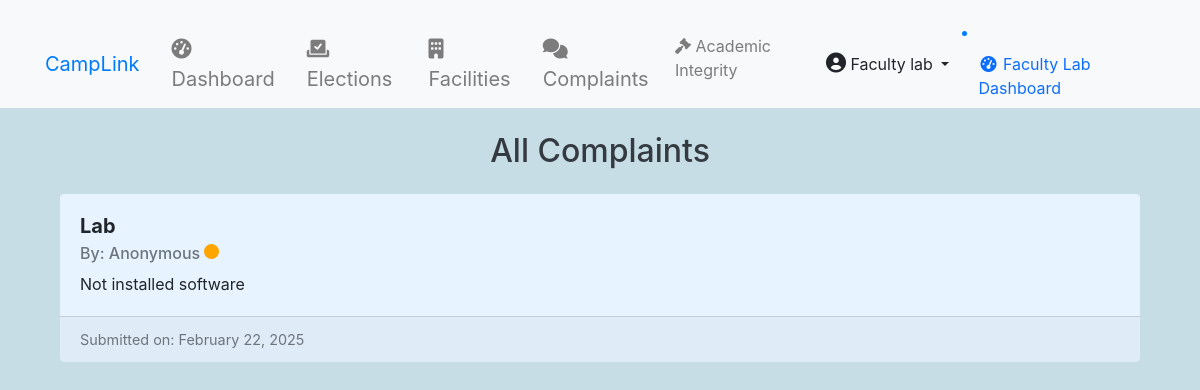
/complaints/ (signed in), run on the app's committed database.
### accounts/models.py (models this page shows, shortened)
class User(AbstractUser):
    ROLE_CHOICES = (
        ('student', 'Student'),
        ('faculty', 'Faculty'),
        ('admin', 'Admin'),
    )
    DEPARTMENT_CHOICES = (
        ('CSE', 'Computer Science'),
        ('ECE', 'Electronics'),
        ('ME', 'Mechanical'),
        ('CE', 'Civil'),
    )
    DIVISION_CHOICES = (
        ('A', 'Division A'),
        ('B', 'Division B'),
        ('C', 'Division C'),
    )
    CLASS_YEAR_CHOICES = (
        ('1', 'First Year'),
        ('2', 'Second Year'),
        ('3', 'Third Year'),
        ('4', 'Fourth Year'),
    )
    role = models.CharField(max_length=20, choices=ROLE_CHOICES)
    department = models.CharField(max_length=50, choices=DEPARTMENT_CHOICES)
    division = models.CharField(max_length=1, choices=DIVISION_CHOICES, blank=True, null=True)
    class_year = models.CharField(max_length=1, choices=CLASS_YEAR_CHOICES, blank=True, null=True)
    profile_picture = models.ImageField(upload_to='profile_pics/', blank=True, null=True)
    student_id = models.CharField(max_length=20, blank=True, null=True)
    phone = models.CharField(max_length=15)
    bio = models.TextField(max_length=500, blank=True)
    date_of_birth = models.DateField(null=True, blank=True)
    address = models.TextField(blank=True)
    linkedin_profile = models.URLField(max_length=200, blank=True)
    github_profile = models.URLField(max_length=200, blank=True)
    emergency_contact = models.CharField(max_length=15, blank=True)
    prn = models.CharField(max_length=20, unique=True, null=True, blank=True)
    groups = models.ManyToManyField(
        'auth.Group',
        related_name='custom_user_set',
        blank=True,
        help_text='The groups this user belongs to.',
        verbose_name='groups',
    )
    user_permissions = models.ManyToManyField(
        'auth.Permission',
        related_name='custom_user_set',
        blank=True,
        help_text='Specific permissions for this user.',
        verbose_name='user permissions',
    )
    health_requests = models.TextField(blank=True)  # Field to store health requests
    leave_requests = models.TextField(blank=True)    # Field to store leave requests
    def get_full_name(self):
        return f"{self.first_name} {self.last_name}".strip()

### complaints/models.py (models this page shows, shortened)
class Complaint(models.Model):
    CATEGORY_CHOICES = [
        ('lab', 'Laboratory'),
        ('sports', 'Sports'),
        ('other', 'Other'),
    ]
    STATUS_CHOICES = [
        ('pending', 'Pending'),
        ('in_progress', 'In Progress'),
        ('resolved', 'Resolved'),
    ]
    user = models.ForeignKey(
        get_user_model(),
        on_delete=models.CASCADE,
        null=True,
        blank=True
    )
    title = models.CharField(max_length=200)
    description = models.TextField()
    category = models.CharField(
        max_length=20,
        choices=CATEGORY_CHOICES,
        default='lab'
    )
    status = models.CharField(
        max_length=20,
        choices=STATUS_CHOICES,
        default='pending'
    )
    created_at = models.DateTimeField(auto_now_add=True)
    updated_at = models.DateTimeField(auto_now=True)
    is_anonymous = models.BooleanField(default=False)
    def get_user_display(self):
        return "Anonymous" if self.is_anonymous else self.user.get_full_name()
    class Meta:
        ordering = ['-created_at']

### complaints/views.py (the view)
# urls.py: path('', views.complaint_list, name='list'),
@login_required
def complaint_list(request):
    complaints = Complaint.objects.all().order_by('-created_at')
    return render(request, 'complaints/complaint_list.html', {'complaints': complaints})

### complaints/templates/complaints/complaint_list.html (shortened to what this page needs)
{% extends 'base.html' %}
{% block content %}
<div class="container mt-4">
    <h2 class="text-center mb-4">All Complaints</h2>
    <div class="row">
        {% for complaint in complaints %}
        <div class="col-12 mb-3">
            <div class="card" style="background-color: {% if complaint.status == 'pending' %} #e7f3fe {% elif complaint.status == 'in_progress' %} #fce4ec {% elif complaint.status == 'resolved' %} #e8f5e9 {% else %} #ffffff {% endif %}; border: none;">
                <div class="card-body">
                    <h5 class="card-title" style="font-weight: bold;">{{ complaint.title }}</h5>
                    <h6 class="card-subtitle mb-2 text-muted">
                        By: {{ complaint.get_user_display }}
                        <span class="badge" style="background-color: {% if complaint.status == 'pending' %} orange {% elif complaint.status == 'in_progress' %} blue {% elif complaint.status == 'resolved' %} green {% endif %}; border-radius: 50%; width: 15px; height: 15px; display: inline-block;"></span>
                    </h6>
                    <p class="card-text">{{ complaint.description }}</p>
                </div>
                <div class="card-footer text-muted" style="font-size: 0.9em;">
                    Submitted on: {{ complaint.created_at|date:"F d, Y" }}
                </div>
            </div>
        </div>
        {% empty %}
        <div class="col-12">
            <p class="text-center">No complaints found.</p>
        </div>
        {% endfor %}
    </div>
</div>
{% endblock %}

### templates/base.html (shortened to what this page needs)
{% load static %}
<!DOCTYPE html>
<html lang="en">
<head>
    <link href="https://cdn.jsdelivr.net/npm/bootstrap@5.1.3/dist/css/bootstrap.min.css" rel="stylesheet">
    <link href="https://stackpath.bootstrapcdn.com/bootstrap/4.5.2/css/bootstrap.min.css" rel="stylesheet">
    <link rel="stylesheet" href="{% static 'css/styles.css' %}">
    <link rel="stylesheet" href="https://cdnjs.cloudflare.com/ajax/libs/font-awesome/6.0.0-beta3/css/all.min.css">
    <link rel="stylesheet" href="https://cdnjs.cloudflare.com/ajax/libs/sweetalert/1.1.3/sweetalert.min.css">
</head>
<body>
    <nav class="navbar navbar-expand-lg navbar-light bg-light py-0">
        <div class="container">
            <a class="navbar-brand text-primary" href="{% url 'accounts:dashboard' %}">CampLink</a>
            <div class="collapse navbar-collapse" id="navbarNav">
                {% if user.is_authenticated %}
                    <ul class="navbar-nav mx-auto">
                        <li class="nav-item mx-2">
                            <a class="nav-link fs-5" href="{% url 'accounts:dashboard' %}">
                                <i class="fas fa-tachometer-alt"></i> Dashboard
                            </a>
                        </li>
                        <li class="nav-item mx-2">
                            <a class="nav-link fs-5" href="{% url 'elections:election_list' %}">
                                <i class="fas fa-vote-yea"></i> Elections
                            </a>
                        </li>
                        <li class="nav-item mx-2">
                            <a class="nav-link fs-5" href="{% url 'facilities:facility_list' %}">
                                <i class="fas fa-building"></i> Facilities
                            </a>
                        </li>
                        <li class="nav-item mx-2">
                            <a class="nav-link fs-5" href="{% url 'complaints:list' %}">
                                <i class="fas fa-comments"></i> Complaints
                            </a>
                        </li>
                        <li class="nav-item">
                            <a class="nav-link" href="{% url 'academic_integrity:case_list' %}">
                                <i class="fas fa-gavel"></i> Academic Integrity
                            </a>
                        </li>
                    </ul>
                    <ul class="navbar-nav">
                        <li class="nav-item dropdown">
                            <a class="btn btn-light dropdown-toggle" href="#" id="navbarDropdown" role="button" data-bs-toggle="dropdown" aria-expanded="false">
                                <i class="fas fa-user-circle" style="font-size: 20px;"></i> {{ user.get_full_name|default:user.username }}
                            </a>
                        </li>
                    </ul>
                    {% if user.is_authenticated and user.role == 'admin' %}
                        <li class="nav-item">
                            <a class="nav-link" href="{% url 'accounts:admin_dashboard' %}">
                                <i class="fas fa-fw fa-tachometer-alt"></i>
                                <span>Admin Dashboard</span>
                            </a>
                        </li>
                    {% elif user.is_authenticated and user.role == 'faculty-lab' %}
                        <li class="nav-item">
                            <a class="nav-link" href="{% url 'accounts:faculty_lab_dashboard' %}">
                                <i class="fas fa-fw fa-tachometer-alt"></i>
                                <span>Faculty Lab Dashboard</span>
                            </a>
                        </li>
                    {% endif %}
                {% endif %}
            </div>
        </div>
    </nav>
    <div class="container mt-4">
        {% block content %}{% endblock %}
    </div>
</body>
</html>

### static/css/styles.css (style rules this page uses)
body { background-color: #c6dde5; }
.navbar { background: rgba(255, 255, 255, 0.695); backdrop-filter: blur(10px); color: #007bff; position: relative; z-index: 1000; }
h2, h3 { color: #343a40; }
.card { transition: transform 0.2s; }
.container { margin-top: 20px; }
.badge { animation: breathing 1.5s infinite; }
.card-body { padding: 20px; }
.row { margin-bottom: 15px; }
.mb-3 { margin-bottom: 1rem; }

### data on the page
User: get_full_name "Faculty lab"
Complaint: title "Lab", user "Anonymous", description "Not installed software", created_at "February 22, 2025"
